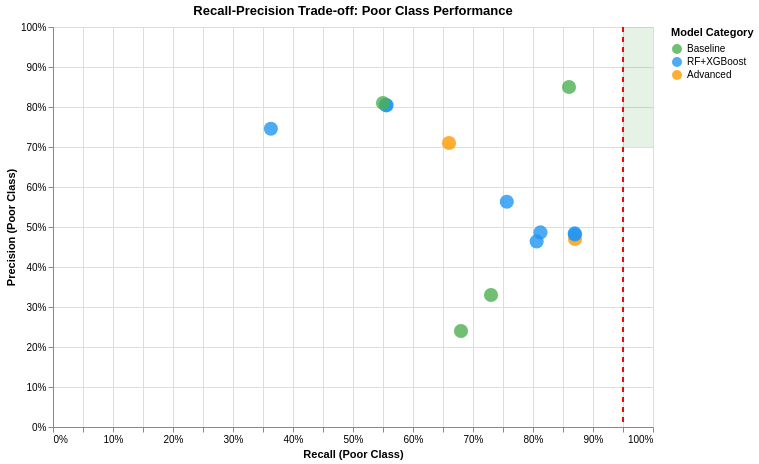

Notebook cell for this chart:
### Code cell
import altair as alt
import pandas as pd

# Load your data
data = pd.read_csv('all_models_combined.csv')

# Filter out models with missing Poor metrics
data_complete = data[data['recall_P'].notna() & data['precision_P'].notna()].copy()

# Create scatter plot
scatter = alt.Chart(data_complete).mark_circle(size=200, opacity=0.8).encode(
    x=alt.X('recall_P:Q', 
            scale=alt.Scale(domain=[0.3, 1.0]),
            title='Recall (Poor Class)',
            axis=alt.Axis(format='.0%')),
    y=alt.Y('precision_P:Q', 
            scale=alt.Scale(domain=[0.2, 1.0]),
            title='Precision (Poor Class)',
            axis=alt.Axis(format='.0%')),
    color=alt.Color('category:N',
                    scale=alt.Scale(domain=['Baseline', 'RF+XGBoost', 'Advanced'],
                                   range=['#4CAF50', '#2196F3', '#FF9800']),
                    legend=alt.Legend(title='Model Category')),
    tooltip=['model:N', 'dataset:N', 'recall_P:Q', 'precision_P:Q', 'f1_P:Q', 'accuracy:Q']
).properties(
    width=600,
    height=400,
    title='Recall-Precision Trade-off: Poor Class Performance'
)

# Add 95% recall target line
target_line = alt.Chart(pd.DataFrame({'x': [0.95]})).mark_rule(
    color='red', strokeDash=[5, 5], size=2
).encode(
    x='x:Q'
)

# Add reference lines for quadrants
ideal_zone = alt.Chart(pd.DataFrame({
    'recall': [0.95, 0.95, 1.0, 1.0],
    'precision': [0.7, 1.0, 1.0, 0.7]
})).mark_rect(opacity=0.1, color='green').encode(
    x='recall:Q',
    y='precision:Q',
    x2=alt.X2(datum=1.0),
    y2=alt.Y2(datum=1.0)
)

# Combine
viz1 = ideal_zone + scatter + target_line

viz1.save('recall_precision_tradeoff.html')
print("✓ Saved: recall_precision_tradeoff.html")
viz1

### Figure 1 — Vega-Lite specification as saved in the notebook (floating-point values rounded to 4 significant figures)
{"config": {"view": {"continuousWidth": 300, "continuousHeight": 300}}, "layer": [{"data": {"name": "data-fe3ce1c77c5804e506ccb1877793c96c"}, "mark": {"type": "rect", "color": "green", "opacity": 0.1}, "encoding": {"x": {"field": "recall", "type": "quantitative"}, "x2": {"datum": 1.0}, "y": {"field": "precision", "type": "quantitative"}, "y2": {"datum": 1.0}}}, {"data": {"name": "data-395a66f656a475a361ae42eec68057ed"}, "mark": {"type": "circle", "opacity": 0.8, "size": 200}, "encoding": {"color": {"field": "category", "legend": {"title": "Model Category"}, "scale": {"domain": ["Baseline", "RF+XGBoost", "Advanced"], "range": ["#4CAF50", "#2196F3", "#FF9800"]}, "type": "nominal"}, "tooltip": [{"field": "model", "type": "nominal"}, {"field": "dataset", "type": "nominal"}, {"field": "recall_P", "type": "quantitative"}, {"field": "precision_P", "type": "quantitative"}, {"field": "f1_P", "type": "quantitative"}, {"field": "accuracy", "type": "quantitative"}], "x": {"axis": {"format": ".0%"}, "field": "recall_P", "scale": {"domain": [0.3, 1.0]}, "title": "Recall (Poor Class)", "type": "quantitative"}, "y": {"axis": {"format": ".0%"}, "field": "precision_P", "scale": {"domain": [0.2, 1.0]}, "title": "Precision (Poor Class)", "type": "quantitative"}}, "title": "Recall-Precision Trade-off: Poor Class Performance"}, {"data": {"name": "data-1300f9429e8d5f37224f3107d56c425d"}, "mark": {"type": "rule", "color": "red", "size": 2, "strokeDash": [5, 5]}, "encoding": {"x": {"field": "x", "type": "quantitative"}}}], "height": 400, "width": 600, "$schema": "https://vega.github.io/schema/vega-lite/v5.8.0.json", "datasets": {"data-fe3ce1c77c5804e506ccb1877793c96c": [{"recall": 0.95, "precision": 0.7}, {"recall": 0.95, "precision": 1.0}, {"recall": 1.0, "precision": 1.0}, {"recall": 1.0, "precision": 0.7}], "data-395a66f656a475a361ae42eec68057ed": [{"rank": 1, "model": "Gradient Boosting", "dataset": "Original", "category": "Advanced", "accuracy": 0.7493, "recall_P": 0.87, "precision_P": 0.47, "f1_P": 0.61, "recall_macro": 0.7858, "f1_macro": 0.7132, "meets_95_target": false}, {"rank": 2, "model": "Random Forest", "dataset": "Original (102 features)", "category": "RF+XGBoost", "accuracy": 0.7561, "recall_P": 0.8699, "precision_P": 0.4814, "f1_P": 0.6198, "recall_macro": 0.7906, "f1_macro": 0.7206, "meets_95_target": false}, {"rank": 3, "model": "Random Forest", "dataset": "Engineered (130 features)", "category": "RF+XGBoost", "accuracy": 0.754, "recall_P": 0.8696, "precision_P": 0.4839, "f1_P": 0.6218, "recall_macro": 0.7888, "f1_macro": 0.7196, "meets_95_target": false}, {"rank": 4, "model": "Decision Tree", "dataset": "Original", "category": "Baseline", "accuracy": 0.9148, "recall_P": 0.86, "precision_P": 0.85, "f1_P": 0.85, "recall_macro": 0.8994, "f1_macro": 0.8976, "meets_95_target": false}, {"rank": 5, "model": "Random Forest", "dataset": "SMOTE Balanced", "category": "RF+XGBoost", "accuracy": 0.7444, "recall_P": 0.8125, "precision_P": 0.4865, "f1_P": 0.6086, "recall_macro": 0.7658, "f1_macro": 0.7085, "meets_95_target": false}, {"rank": 6, "model": "Random Forest", "dataset": "PCA (74 components)", "category": "RF+XGBoost", "accuracy": 0.7363, "recall_P": 0.8061, "precision_P": 0.4639, "f1_P": 0.5889, "recall_macro": 0.7583, "f1_macro": 0.6976, "meets_95_target": false}, {"rank": 7, "model": "XGBoost", "dataset": "SMOTE Balanced", "category": "RF+XGBoost", "accuracy": 0.7579, "recall_P": 0.7563, "precision_P": 0.5631, "f1_P": 0.6456, "recall_macro": 0.7586, "f1_macro": 0.7273, "meets_95_target": false}, {"rank": 8, "model": "Logistic Regression", "dataset": "Original", "category": "Baseline", "accuracy": 0.6471, "recall_P": 0.73, "precision_P": 0.33, "f1_P": 0.46, "recall_macro": 0.675, "f1_macro": 0.5984, "meets_95_target": false}, {"rank": 9, "model": "Naive Bayes", "dataset": "Original", "category": "Baseline", "accuracy": 0.4822, "recall_P": 0.68, "precision_P": 0.24, "f1_P": 0.35, "recall_macro": 0.5551, "f1_macro": 0.3952, "meets_95_target": false}, {"rank": 10, "model": "Gradient Boosting", "dataset": "SMOTE", "category": "Advanced", "accuracy": 0.7836, "recall_P": 0.66, "precision_P": 0.71, "f1_P": 0.68, "recall_macro": 0.7476, "f1_macro": 0.7547, "meets_95_target": false}, {"rank": 11, "model": "XGBoost", "dataset": "Original (102 features)", "category": "RF+XGBoost", "accuracy": 0.7793, "recall_P": 0.5559, "precision_P": 0.8041, "f1_P": 0.6574, "recall_macro": 0.7147, "f1_macro": 0.7435, "meets_95_target": false}, {"rank": 12, "model": "XGBoost", "dataset": "Engineered (130 features)", "category": "RF+XGBoost", "accuracy": 0.7792, "recall_P": 0.5549, "precision_P": 0.8048, "f1_P": 0.6568, "recall_macro": 0.7144, "f1_macro": 0.7433, "meets_95_target": false}, {"rank": 13, "model": "KNN", "dataset": "Original", "category": "Baseline", "accuracy": 0.8192, "recall_P": 0.55, "precision_P": 0.81, "f1_P": 0.66, "recall_macro": 0.7435, "f1_macro": 0.7718, "meets_95_target": false}, {"rank": 14, "model": "XGBoost", "dataset": "PCA (74 components)", "category": "RF+XGBoost", "accuracy": 0.7351, "recall_P": 0.3631, "precision_P": 0.7455, "f1_P": 0.4884, "recall_macro": 0.6283, "f1_macro": 0.6616, "meets_95_target": false}], "data-1300f9429e8d5f37224f3107d56c425d": [{"x": 0.95}]}}
